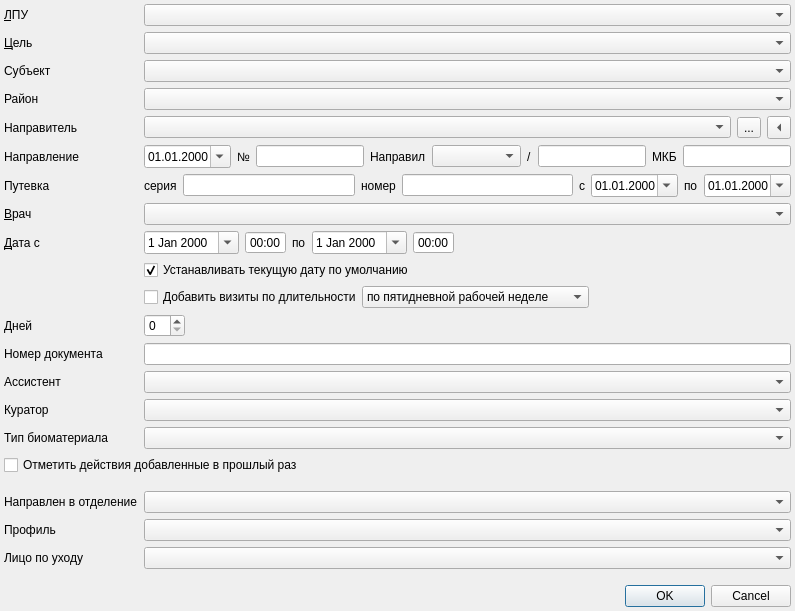
<?xml version="1.0" encoding="UTF-8"?>
<ui version="4.0">
 <class>PreCreateEventDialog</class>
 <widget class="QDialog" name="PreCreateEventDialog">
  <property name="geometry">
   <rect>
    <x>0</x>
    <y>0</y>
    <width>795</width>
    <height>611</height>
   </rect>
  </property>
  <property name="windowTitle">
   <string>Новое обращение</string>
  </property>
  <layout class="QGridLayout" name="gridLayout">
   <property name="margin">
    <number>4</number>
   </property>
   <item row="21" column="1" colspan="2">
    <widget class="CClientRelationComboBoxPatron" name="cmbClientRelationId"/>
   </item>
   <item row="0" column="0">
    <widget class="QLabel" name="lblOrg">
     <property name="sizePolicy">
      <sizepolicy hsizetype="Maximum" vsizetype="Preferred">
       <horstretch>0</horstretch>
       <verstretch>0</verstretch>
      </sizepolicy>
     </property>
     <property name="text">
      <string>&amp;ЛПУ</string>
     </property>
     <property name="buddy">
      <cstring>cmbOrg</cstring>
     </property>
    </widget>
   </item>
   <item row="0" column="1" colspan="2">
    <widget class="CPolyclinicComboBox" name="cmbOrg"/>
   </item>
   <item row="1" column="0">
    <widget class="QLabel" name="lblEventType">
     <property name="sizePolicy">
      <sizepolicy hsizetype="Maximum" vsizetype="Preferred">
       <horstretch>0</horstretch>
       <verstretch>0</verstretch>
      </sizepolicy>
     </property>
     <property name="text">
      <string>&amp;Цель</string>
     </property>
     <property name="buddy">
      <cstring>cmbEventType</cstring>
     </property>
    </widget>
   </item>
   <item row="1" column="1" colspan="2">
    <widget class="CRBComboBox" name="cmbEventType"/>
   </item>
   <item row="3" column="0">
    <widget class="QLabel" name="lblSrcRegion">
     <property name="text">
      <string>Субъект</string>
     </property>
    </widget>
   </item>
   <item row="3" column="1" colspan="2">
    <widget class="CKLADRComboBox" name="cmbSrcCity"/>
   </item>
   <item row="4" column="0">
    <widget class="QLabel" name="lblSrcCity">
     <property name="text">
      <string>Район</string>
     </property>
    </widget>
   </item>
   <item row="4" column="1" colspan="2">
    <widget class="CKladrOkatoComboBox" name="cmbSrcRegion"/>
   </item>
   <item row="6" column="0">
    <widget class="QLabel" name="lblRelegate">
     <property name="text">
      <string>Направление</string>
     </property>
    </widget>
   </item>
   <item row="18" column="0">
    <spacer>
     <property name="orientation">
      <enum>Qt::Vertical</enum>
     </property>
     <property name="sizeHint" stdset="0">
      <size>
       <width>20</width>
       <height>40</height>
      </size>
     </property>
    </spacer>
   </item>
   <item row="12" column="0">
    <widget class="QLabel" name="lblDays">
     <property name="sizePolicy">
      <sizepolicy hsizetype="Maximum" vsizetype="Preferred">
       <horstretch>0</horstretch>
       <verstretch>0</verstretch>
      </sizepolicy>
     </property>
     <property name="text">
      <string>Дней</string>
     </property>
     <property name="buddy">
      <cstring>edtDays</cstring>
     </property>
    </widget>
   </item>
   <item row="10" column="1" colspan="2">
    <widget class="QCheckBox" name="chkUseCurrentDate">
     <property name="text">
      <string>Устанавливать текущую дату по умолчанию</string>
     </property>
     <property name="checked">
      <bool>true</bool>
     </property>
    </widget>
   </item>
   <item row="6" column="1" colspan="2">
    <layout class="QHBoxLayout" name="horizontalLayout_5">
     <item>
      <widget class="CDateEdit" name="edtSrcDate">
       <property name="displayFormat">
        <string>dd.MM.yyyy</string>
       </property>
       <property name="calendarPopup">
        <bool>true</bool>
       </property>
      </widget>
     </item>
     <item>
      <widget class="QLabel" name="lblN">
       <property name="text">
        <string>№</string>
       </property>
      </widget>
     </item>
     <item>
      <widget class="QLineEdit" name="edtSrcNumber">
       <property name="sizePolicy">
        <sizepolicy hsizetype="Minimum" vsizetype="Fixed">
         <horstretch>0</horstretch>
         <verstretch>0</verstretch>
        </sizepolicy>
       </property>
      </widget>
     </item>
     <item>
      <widget class="QLabel" name="lblRelegatePerson">
       <property name="text">
        <string>Направил</string>
       </property>
      </widget>
     </item>
     <item>
      <widget class="CPersonComboBoxEx" name="cmbRelegatePerson">
       <property name="sizePolicy">
        <sizepolicy hsizetype="Expanding" vsizetype="Fixed">
         <horstretch>0</horstretch>
         <verstretch>0</verstretch>
        </sizepolicy>
       </property>
      </widget>
     </item>
     <item>
      <widget class="QLabel" name="lblSL">
       <property name="text">
        <string>/</string>
       </property>
      </widget>
     </item>
     <item>
      <widget class="QLineEdit" name="edtRelegatePerson"/>
     </item>
     <item>
      <widget class="QLabel" name="lblSrcMKB">
       <property name="text">
        <string>МКБ</string>
       </property>
      </widget>
     </item>
     <item>
      <widget class="CICDCodeEditEx" name="edtSrcMKB">
       <property name="sizePolicy">
        <sizepolicy hsizetype="Minimum" vsizetype="Fixed">
         <horstretch>0</horstretch>
         <verstretch>0</verstretch>
        </sizepolicy>
       </property>
      </widget>
     </item>
    </layout>
   </item>
   <item row="7" column="0">
    <widget class="QLabel" name="lblVoucher">
     <property name="text">
      <string>Путевка</string>
     </property>
    </widget>
   </item>
   <item row="7" column="1" colspan="2">
    <layout class="QHBoxLayout" name="horizontalLayout">
     <item>
      <widget class="QLabel" name="lblVoucherSerial">
       <property name="text">
        <string>серия</string>
       </property>
      </widget>
     </item>
     <item>
      <widget class="QLineEdit" name="edtVoucherSerial"/>
     </item>
     <item>
      <widget class="QLabel" name="lblVoucherNumber">
       <property name="text">
        <string>номер</string>
       </property>
      </widget>
     </item>
     <item>
      <widget class="QLineEdit" name="edtVoucherNumber">
       <property name="inputMask">
        <string>999999999999999; </string>
       </property>
      </widget>
     </item>
     <item>
      <widget class="QLabel" name="lblVoucherBegDate">
       <property name="text">
        <string>с</string>
       </property>
      </widget>
     </item>
     <item>
      <widget class="CDateEdit" name="edtVoucherBegDate">
       <property name="displayFormat">
        <string>dd.MM.yyyy</string>
       </property>
       <property name="calendarPopup">
        <bool>true</bool>
       </property>
      </widget>
     </item>
     <item>
      <widget class="QLabel" name="lblVoucherEndDate">
       <property name="text">
        <string>по</string>
       </property>
      </widget>
     </item>
     <item>
      <widget class="CDateEdit" name="edtVoucherEndDate">
       <property name="displayFormat">
        <string>dd.MM.yyyy</string>
       </property>
       <property name="calendarPopup">
        <bool>true</bool>
       </property>
      </widget>
     </item>
    </layout>
   </item>
   <item row="8" column="0">
    <widget class="QLabel" name="lblPersonal">
     <property name="sizePolicy">
      <sizepolicy hsizetype="Maximum" vsizetype="Preferred">
       <horstretch>0</horstretch>
       <verstretch>0</verstretch>
      </sizepolicy>
     </property>
     <property name="text">
      <string>&amp;Врач</string>
     </property>
     <property name="buddy">
      <cstring>cmbPerson</cstring>
     </property>
    </widget>
   </item>
   <item row="8" column="1" colspan="2">
    <widget class="CPersonComboBoxEx" name="cmbPerson"/>
   </item>
   <item row="9" column="0">
    <widget class="QLabel" name="lblEventSetDate">
     <property name="sizePolicy">
      <sizepolicy hsizetype="Maximum" vsizetype="Preferred">
       <horstretch>0</horstretch>
       <verstretch>0</verstretch>
      </sizepolicy>
     </property>
     <property name="text">
      <string>&amp;Дата c</string>
     </property>
     <property name="buddy">
      <cstring>edtEventSetDate</cstring>
     </property>
    </widget>
   </item>
   <item row="9" column="1" colspan="2">
    <layout class="QHBoxLayout" name="horizontalLayout_3">
     <item>
      <widget class="CCreateEventDateEdit" name="edtEventSetDate">
       <property name="sizePolicy">
        <sizepolicy hsizetype="Maximum" vsizetype="Fixed">
         <horstretch>0</horstretch>
         <verstretch>0</verstretch>
        </sizepolicy>
       </property>
       <property name="calendarPopup">
        <bool>true</bool>
       </property>
      </widget>
     </item>
     <item>
      <widget class="QTimeEdit" name="edtEventSetTime">
       <property name="sizePolicy">
        <sizepolicy hsizetype="Maximum" vsizetype="Fixed">
         <horstretch>0</horstretch>
         <verstretch>0</verstretch>
        </sizepolicy>
       </property>
       <property name="buttonSymbols">
        <enum>QAbstractSpinBox::NoButtons</enum>
       </property>
       <property name="displayFormat">
        <string>HH:mm</string>
       </property>
       <property name="currentSectionIndex">
        <number>0</number>
       </property>
      </widget>
     </item>
     <item>
      <widget class="QLabel" name="lblEventDate">
       <property name="sizePolicy">
        <sizepolicy hsizetype="Maximum" vsizetype="Preferred">
         <horstretch>0</horstretch>
         <verstretch>0</verstretch>
        </sizepolicy>
       </property>
       <property name="text">
        <string>по</string>
       </property>
       <property name="buddy">
        <cstring>edtEventDate</cstring>
       </property>
      </widget>
     </item>
     <item>
      <widget class="CCreateEventDateEdit" name="edtEventDate">
       <property name="sizePolicy">
        <sizepolicy hsizetype="Maximum" vsizetype="Fixed">
         <horstretch>0</horstretch>
         <verstretch>0</verstretch>
        </sizepolicy>
       </property>
       <property name="calendarPopup">
        <bool>true</bool>
       </property>
      </widget>
     </item>
     <item>
      <widget class="QTimeEdit" name="edtEventTime">
       <property name="sizePolicy">
        <sizepolicy hsizetype="Maximum" vsizetype="Fixed">
         <horstretch>0</horstretch>
         <verstretch>0</verstretch>
        </sizepolicy>
       </property>
       <property name="buttonSymbols">
        <enum>QAbstractSpinBox::NoButtons</enum>
       </property>
       <property name="displayFormat">
        <string>HH:mm</string>
       </property>
       <property name="currentSectionIndex">
        <number>0</number>
       </property>
      </widget>
     </item>
     <item>
      <spacer name="horizontalSpacer">
       <property name="orientation">
        <enum>Qt::Horizontal</enum>
       </property>
       <property name="sizeHint" stdset="0">
        <size>
         <width>458</width>
         <height>21</height>
        </size>
       </property>
      </spacer>
     </item>
    </layout>
   </item>
   <item row="12" column="1">
    <widget class="QSpinBox" name="edtDays">
     <property name="sizePolicy">
      <sizepolicy hsizetype="Maximum" vsizetype="Fixed">
       <horstretch>0</horstretch>
       <verstretch>0</verstretch>
      </sizepolicy>
     </property>
    </widget>
   </item>
   <item row="12" column="2">
    <spacer name="horizontalSpacer_3">
     <property name="orientation">
      <enum>Qt::Horizontal</enum>
     </property>
     <property name="sizeHint" stdset="0">
      <size>
       <width>826</width>
       <height>20</height>
      </size>
     </property>
    </spacer>
   </item>
   <item row="13" column="0">
    <widget class="QLabel" name="lblExternalId">
     <property name="toolTip">
      <string>Внешний идентификатор</string>
     </property>
     <property name="text">
      <string>Номер документа</string>
     </property>
    </widget>
   </item>
   <item row="13" column="1" colspan="2">
    <widget class="QLineEdit" name="edtExternalId"/>
   </item>
   <item row="14" column="0">
    <widget class="QLabel" name="lblAssistantId">
     <property name="text">
      <string>Ассистент</string>
     </property>
    </widget>
   </item>
   <item row="14" column="1" colspan="2">
    <widget class="CPersonComboBoxEx" name="cmbAssistantId"/>
   </item>
   <item row="15" column="0">
    <widget class="QLabel" name="lblCuratorId">
     <property name="text">
      <string>Куратор</string>
     </property>
    </widget>
   </item>
   <item row="15" column="1" colspan="2">
    <widget class="CPersonComboBoxEx" name="cmbCuratorId"/>
   </item>
   <item row="16" column="0">
    <widget class="QLabel" name="lblTissueType">
     <property name="text">
      <string>Тип биоматериала</string>
     </property>
    </widget>
   </item>
   <item row="16" column="1" colspan="2">
    <widget class="CRBComboBox" name="cmbTissueType">
     <property name="enabled">
      <bool>true</bool>
     </property>
    </widget>
   </item>
   <item row="17" column="0" colspan="3">
    <widget class="QCheckBox" name="chkSelectPreviousActions">
     <property name="enabled">
      <bool>true</bool>
     </property>
     <property name="text">
      <string>Отметить действия добавленные в прошлый раз</string>
     </property>
    </widget>
   </item>
   <item row="23" column="0" colspan="3">
    <widget class="QDialogButtonBox" name="buttonBox">
     <property name="orientation">
      <enum>Qt::Horizontal</enum>
     </property>
     <property name="standardButtons">
      <set>QDialogButtonBox::Cancel|QDialogButtonBox::Ok</set>
     </property>
    </widget>
   </item>
   <item row="5" column="0">
    <widget class="QLabel" name="lblRelegateOrg">
     <property name="text">
      <string>Направитель</string>
     </property>
    </widget>
   </item>
   <item row="5" column="1" colspan="2">
    <layout class="QHBoxLayout" name="horizontalLayout_2">
     <item>
      <widget class="CPolyclinicComboBox" name="cmbRelegateOrg"/>
     </item>
     <item>
      <widget class="QToolButton" name="btnSelectRelegateOrg">
       <property name="text">
        <string>...</string>
       </property>
      </widget>
     </item>
     <item>
      <widget class="QToolButton" name="btnCopyRelegateOrgId">
       <property name="text">
        <string>...</string>
       </property>
       <property name="arrowType">
        <enum>Qt::LeftArrow</enum>
       </property>
      </widget>
     </item>
    </layout>
   </item>
   <item row="11" column="1" colspan="2">
    <widget class="QWidget" name="addVisitsWidget" native="true">
     <layout class="QGridLayout" name="gridLayout_2">
      <property name="margin">
       <number>0</number>
      </property>
      <property name="spacing">
       <number>0</number>
      </property>
      <item row="0" column="0">
       <layout class="QHBoxLayout" name="horizontalLayout_4">
        <item>
         <widget class="QCheckBox" name="chkAddVisits">
          <property name="sizePolicy">
           <sizepolicy hsizetype="Minimum" vsizetype="Fixed">
            <horstretch>0</horstretch>
            <verstretch>0</verstretch>
           </sizepolicy>
          </property>
          <property name="text">
           <string>Добавить визиты по длительности</string>
          </property>
         </widget>
        </item>
        <item>
         <widget class="QComboBox" name="cmbWeekProfile">
          <item>
           <property name="text">
            <string>по пятидневной рабочей неделе</string>
           </property>
          </item>
          <item>
           <property name="text">
            <string>по шестидневной рабочей неделе</string>
           </property>
          </item>
          <item>
           <property name="text">
            <string>по семидневной рабочей неделе</string>
           </property>
          </item>
         </widget>
        </item>
        <item>
         <spacer name="horizontalSpacer_2">
          <property name="orientation">
           <enum>Qt::Horizontal</enum>
          </property>
          <property name="sizeHint" stdset="0">
           <size>
            <width>318</width>
            <height>20</height>
           </size>
          </property>
         </spacer>
        </item>
       </layout>
      </item>
     </layout>
    </widget>
   </item>
   <item row="19" column="1" colspan="2">
    <widget class="COrgStructureComboBox" name="cmbDirectedToOSId"/>
   </item>
   <item row="20" column="1" colspan="2">
    <widget class="CRBComboBox" name="cmbDirectedProfileId"/>
   </item>
   <item row="19" column="0">
    <widget class="QLabel" name="lblDirectedToOSId">
     <property name="text">
      <string>Направлен в отделение</string>
     </property>
    </widget>
   </item>
   <item row="20" column="0">
    <widget class="QLabel" name="lblDirectedProfileId">
     <property name="text">
      <string>Профиль</string>
     </property>
    </widget>
   </item>
   <item row="21" column="0">
    <widget class="QLabel" name="lblClientRelationId">
     <property name="text">
      <string>Лицо по уходу</string>
     </property>
    </widget>
   </item>
   <item row="22" column="1">
    <spacer name="verticalSpacer">
     <property name="orientation">
      <enum>Qt::Vertical</enum>
     </property>
     <property name="sizeHint" stdset="0">
      <size>
       <width>20</width>
       <height>40</height>
      </size>
     </property>
    </spacer>
   </item>
  </layout>
 </widget>
 <customwidgets>
  <customwidget>
   <class>CRBComboBox</class>
   <extends>QComboBox</extends>
   <header>library/crbcombobox.h</header>
  </customwidget>
  <customwidget>
   <class>CPersonComboBoxEx</class>
   <extends>QComboBox</extends>
   <header>Orgs/PersonComboBoxEx.h</header>
  </customwidget>
  <customwidget>
   <class>CPolyclinicComboBox</class>
   <extends>QComboBox</extends>
   <header>Orgs/OrgComboBox.h</header>
  </customwidget>
  <customwidget>
   <class>CCreateEventDateEdit</class>
   <extends>QDateEdit</extends>
   <header>Events/CreateEventDateEdit.h</header>
  </customwidget>
  <customwidget>
   <class>CDateEdit</class>
   <extends>QDateEdit</extends>
   <header>library/DateEdit.h</header>
  </customwidget>
  <customwidget>
   <class>CICDCodeEditEx</class>
   <extends>QLineEdit</extends>
   <header>library/ICDCodeEdit.h</header>
  </customwidget>
  <customwidget>
   <class>CKLADRComboBox</class>
   <extends>QComboBox</extends>
   <header>KLADR/kladrComboxes.h</header>
  </customwidget>
  <customwidget>
   <class>CKladrOkatoComboBox</class>
   <extends>QComboBox</extends>
   <header>KLADR/kladrComboxes.h</header>
  </customwidget>
  <customwidget>
   <class>COrgStructureComboBox</class>
   <extends>QComboBox</extends>
   <header>Orgs/OrgStructComboBoxes.h</header>
  </customwidget>
  <customwidget>
   <class>CClientRelationComboBoxPatron</class>
   <extends>QComboBox</extends>
   <header>Registry/Utils.h</header>
  </customwidget>
 </customwidgets>
 <tabstops>
  <tabstop>cmbOrg</tabstop>
  <tabstop>cmbEventType</tabstop>
  <tabstop>cmbSrcCity</tabstop>
  <tabstop>cmbSrcRegion</tabstop>
  <tabstop>cmbRelegateOrg</tabstop>
  <tabstop>btnSelectRelegateOrg</tabstop>
  <tabstop>btnCopyRelegateOrgId</tabstop>
  <tabstop>edtSrcDate</tabstop>
  <tabstop>edtSrcNumber</tabstop>
  <tabstop>cmbRelegatePerson</tabstop>
  <tabstop>edtRelegatePerson</tabstop>
  <tabstop>edtSrcMKB</tabstop>
  <tabstop>edtVoucherSerial</tabstop>
  <tabstop>edtVoucherNumber</tabstop>
  <tabstop>edtVoucherBegDate</tabstop>
  <tabstop>edtVoucherEndDate</tabstop>
  <tabstop>cmbPerson</tabstop>
  <tabstop>edtEventSetDate</tabstop>
  <tabstop>edtEventSetTime</tabstop>
  <tabstop>edtEventDate</tabstop>
  <tabstop>edtEventTime</tabstop>
  <tabstop>chkUseCurrentDate</tabstop>
  <tabstop>chkAddVisits</tabstop>
  <tabstop>cmbWeekProfile</tabstop>
  <tabstop>edtDays</tabstop>
  <tabstop>edtExternalId</tabstop>
  <tabstop>cmbAssistantId</tabstop>
  <tabstop>cmbCuratorId</tabstop>
  <tabstop>cmbTissueType</tabstop>
  <tabstop>chkSelectPreviousActions</tabstop>
  <tabstop>cmbDirectedToOSId</tabstop>
  <tabstop>cmbDirectedProfileId</tabstop>
  <tabstop>cmbClientRelationId</tabstop>
  <tabstop>buttonBox</tabstop>
 </tabstops>
 <resources/>
 <connections>
  <connection>
   <sender>buttonBox</sender>
   <signal>accepted()</signal>
   <receiver>PreCreateEventDialog</receiver>
   <slot>accept()</slot>
   <hints>
    <hint type="sourcelabel">
     <x>256</x>
     <y>404</y>
    </hint>
    <hint type="destinationlabel">
     <x>157</x>
     <y>153</y>
    </hint>
   </hints>
  </connection>
  <connection>
   <sender>buttonBox</sender>
   <signal>rejected()</signal>
   <receiver>PreCreateEventDialog</receiver>
   <slot>reject()</slot>
   <hints>
    <hint type="sourcelabel">
     <x>324</x>
     <y>404</y>
    </hint>
    <hint type="destinationlabel">
     <x>286</x>
     <y>153</y>
    </hint>
   </hints>
  </connection>
 </connections>
</ui>
